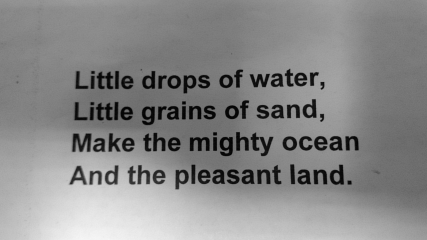
#> input picture task_5/data/01.tif, 427 x 240 px
$ python otsu.py --img-path ../task_5/data/01.tif --save-to out
#> lines starting #> are read from the running program, lines starting #| are printed output that depends on the picture; after the words box and inside, x2 and y2 are one past the last pixel; in counts of white or black regions, pixels touching at a corner belong together
#> in main, img is the input picture: shape (240, 427); min 1, max 246, mean 136.7
#!/usr/bin/env python3
# -*- coding: utf-8 -*
"""OTSU binarization implementation with improvements."""
import cv2
import time
import argparse

import numpy as np

from tqdm import tqdm
from pathlib import Path
from functools import partial


def get_args():
    """Arguments parser."""
    parser = argparse.ArgumentParser(description=__doc__)
    parser.add_argument('--img-path', type=Path, nargs='+', required=True,
                        help='Path to image to binarize.')
    parser.add_argument('--save-to', type=Path, required=True,
                        help='Path to save dir.')
    parser.add_argument('--bs', type=int,
                        help='Pass this arg to use blocks binarization. '
                             'Defines block size. Recommended: 45.')

    return parser.parse_args()


def calc_otsu_th(img):
    """Calculate threshold for binarization using OTSU method."""
    bins = np.unique(img)
#> bins = 246 values from 1 to 246

    bins = np.append(bins, img.max())
#> bins = 247 values from 1 to 246
    hist, ths = np.histogram(img, bins=bins)
#> hist = 246 values, max 2071 at index 130, min 1 at index 0, mean 416.6; ths = 247 values from 1 to 246
    ths = ths[:-1]
#> ths = 246 values from 1 to 246

    img_sum = np.sum(img)
#> img_sum = 14005017
    best_sigma, best_th, cum_sum_1, pixels_num = [0.0] * 4

    for idx, th in enumerate(ths):
        pixels_num += hist[idx]
        cum_sum_1 += th * hist[idx]
        if pixels_num == 0 or (img.size - pixels_num) == 0:
            continue

        mean_1 = cum_sum_1 / pixels_num
        mean_2 = (img_sum - cum_sum_1) / (img.size - pixels_num)
        mean_diff = mean_1 - mean_2

        prob_1 = pixels_num / img.size
        prob_2 = 1 - prob_1

        sigma = prob_1 * prob_2 * mean_diff**2
        if sigma > best_sigma:
            best_sigma = sigma
            best_th = th
#> this loop made 246 passes
#> (pixels_num, cum_sum_1, mean_1, mean_2, mean_diff, prob_1, prob_2, sigma) on passes 1 to 12: (1, 1, 1, 136.7, -135.7, 9.76e-06, 1, 0.18), (8, 15, 1.88, 136.7, -134.8, 7.81e-05, 1, 1.42), (60, 171, 2.85, 136.7, -133.9, 0.000585, 0.999, 10.49), (172, 619, 3.6, 136.9, -133.3, 0.00168, 0.998, 29.77), (362, 1569, 4.33, 137.1, -132.8, 0.00353, 0.996, 62.07), (589, 2931, 4.98, 137.4, -132.4, 0.00575, 0.994, 100.2), (800, 4408, 5.51, 137.7, -132.2, 0.00781, 0.992, 135.3), (1085, 6688, 6.16, 138.1, -131.9, 0.0106, 0.989, 182.2), (1311, 8722, 6.65, 138.3, -131.7, 0.0128, 0.987, 219), (1561, 11222, 7.19, 138.7, -131.5, 0.0152, 0.985, 259.3), (1813, 13994, 7.72, 139, -131.3, 0.0177, 0.982, 299.4), (2043, 16754, 8.2, 139.3, -131.1, 0.0199, 0.98, 335.7)
#> (pixels_num, cum_sum_1, mean_1, mean_2, mean_diff) on pass 70: (7483, 192616, 25.74, 145.4, -119.7)

    return int(best_th)


def bin_otsu(img):
    """Apply OTSU binarization."""
    th = calc_otsu_th(img)
    img[img > th] = 255
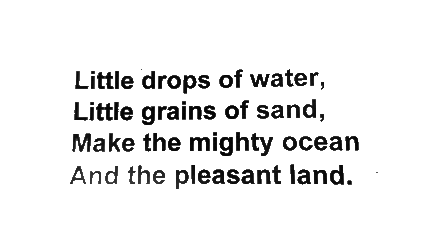
#> img: shape (240, 427); min 1, max 255, mean 236.8
    img[img <= th] = 0
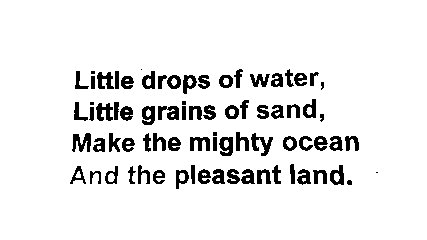
#> img: shape (240, 427); 91.9% white; 77 black regions (7 under 20 px), largest, box (x1, y1, x2, y2) and area: (72, 133, 91, 152) 219, (251, 133, 273, 156) 215, (158, 106, 179, 120) 205

    return img


# [41 lines left out: function bin_blocks, not called in this run]


def main():
    """Application entry point."""
    args = get_args()
    args.save_to.mkdir(parents=True, exist_ok=True)

    spent_time = 0.0
    binarize_f = bin_otsu if args.bs is None else partial(bin_blocks,
                                                          bs=args.bs)
    for img_path in tqdm(args.img_path, desc='Binarizing images'):
        img = cv2.imread(str(img_path), cv2.IMREAD_GRAYSCALE)

        start_time = time.time()
        img = binarize_f(img)
        spent_time += time.time() - start_time

        save_path = args.save_to.joinpath(img_path.stem + '.png')
        cv2.imwrite(str(save_path), img)

    print('Algorithm working time for given images is {} seconds'.format(
        round(spent_time, 4)))


if __name__ == '__main__':
    main()

$ run again, on task_5/data/04.tif
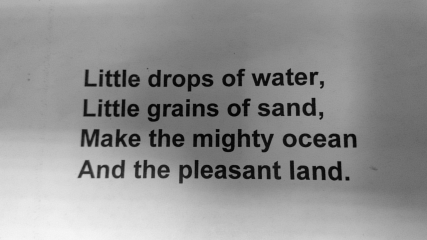
#> input picture task_5/data/04.tif, 427 x 240 px
#> in main, img is the input picture: shape (240, 427); min 2, max 246, mean 144.6
#> in calc_otsu_th, `bins = np.unique(img)`: bins = 245 values from 2 to 246
#> in calc_otsu_th, `bins = np.append(bins, img.max())`: bins = 246 values from 2 to 246
#> in calc_otsu_th, `hist, ths = np.histogram(img, bins=bins)`: hist = 245 values, max 2192 at index 150, min 1 at index 0, mean 418.3; ths = 246 values from 2 to 246
#> in calc_otsu_th, `ths = ths[:-1]`: ths = 245 values from 2 to 246
#> img_sum = 14813620
#> the loop in calc_otsu_th, `for idx, th in enumerate(ths):` made 245 passes
#> (pixels_num, cum_sum_1, mean_1, mean_2, mean_diff, prob_1, prob_2, sigma) on passes 1 to 8: (1, 2, 2, 144.6, -142.6, 9.76e-06, 1, 0.198), (8, 23, 2.88, 144.6, -141.7, 7.81e-05, 1, 1.57), (39, 147, 3.77, 144.6, -140.8, 0.000381, 1, 7.55), (104, 472, 4.54, 144.7, -140.2, 0.00101, 0.999, 19.91), (247, 1330, 5.38, 144.9, -139.5, 0.00241, 0.998, 46.79), (400, 2401, 6, 145.1, -139.1, 0.0039, 0.996, 75.22), (583, 3865, 6.63, 145.3, -138.7, 0.00569, 0.994, 108.8), (764, 5494, 7.19, 145.6, -138.4, 0.00746, 0.993, 141.7)
#> in bin_otsu, `img[img > th] = 255`:
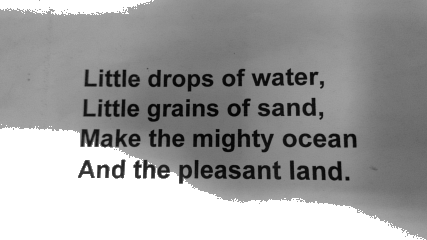
#> img: shape (240, 427); min 2, max 255, mean 158.7
#> in bin_otsu, `img[img <= th] = 0`:
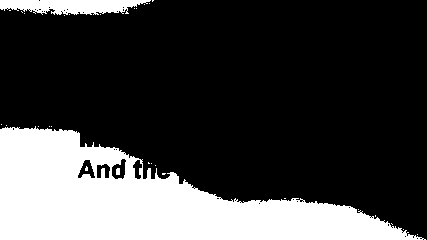
#> img: shape (240, 427); 25.7% white; 30 white regions (27 under 20 px), largest, box (x1, y1, x2, y2) and area: (0, 126, 426, 240) 24582, (0, 0, 151, 15) 1664, (116, 168, 120, 175) 27
